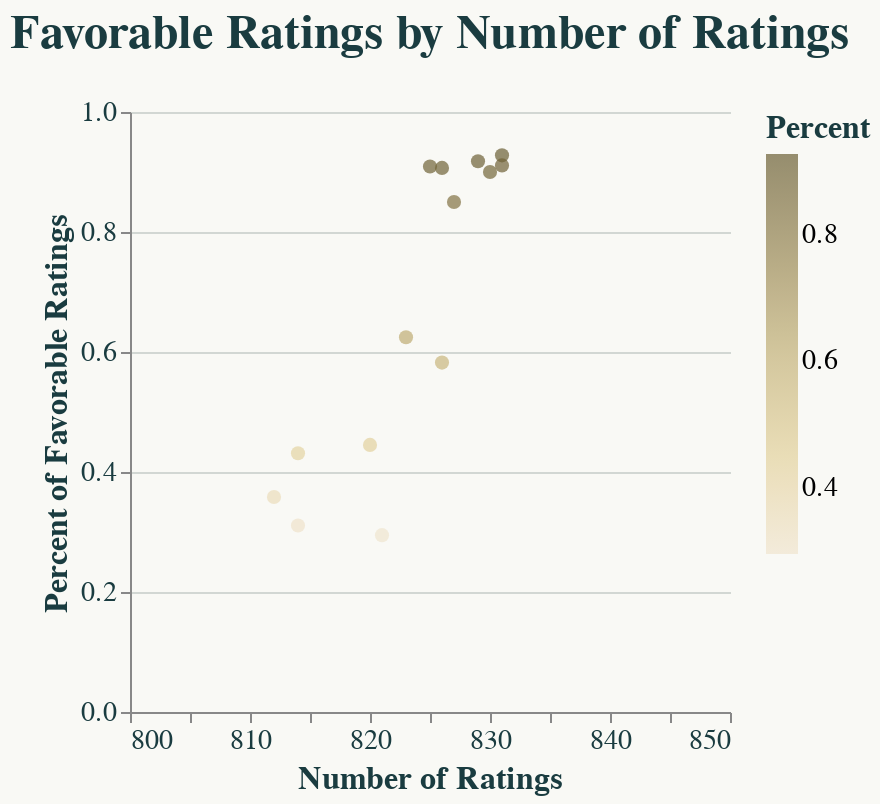

Source (notebook cell):
### Code cell
# insert scatter plot
alt.Chart(df_c1).mark_point(filled=True, size=50).encode(
    x=alt.X('total:Q', scale=alt.Scale(domain=[800, 850]), axis=alt.Axis(title='Number of Ratings')),
    y=alt.Y('c1:Q', axis=alt.Axis(title='Percent of Favorable Ratings', tickCount=6)),
    color=alt.Color('c1:Q', title='Percent'),
).properties(
    title='Favorable Ratings by Number of Ratings',
    width=300,
    height=300
)

### Figure 1 — Vega-Lite specification as saved in the notebook (floating-point values rounded to 4 significant figures)
{"config": {"title": {"font": "Roboto Slab", "fontSize": 24, "color": "#1A3C40", "offset": 20}, "subtitle": {"font": "Roboto Slab", "fontSize": 18, "color": "#1A3C40", "offset": 15}, "axis": {"labelFont": "Roboto Slab", "labelFontSize": 14, "labelColor": "#1A3C40", "titleFont": "Roboto Slab", "titleFontSize": 16, "titleColor": "#1A3C40"}, "axisX": {"grid": false}, "axisY": {"grid": true, "gridColor": "#D2D7D3", "gridWidth": 1}, "legend": {"labelFont": "Roboto Slab", "labelFontSize": 14, "titleFont": "Roboto Slab", "titleFontSize": 16, "titleColor": "#1A3C40"}, "mark": {"color": "#A2323E"}, "range": {"category": ["#586F6B", "#9DBF9E", "#D8DBB2", "#E9B872", "#CA7E8D", "#B5515D"], "ordinal": ["#FCE1CE", "#F8B6A3", "#F18578", "#DE5858", "#B02339"], "ramp": ["#F0E5CF", "#E2D19B", "#C3B177", "#988753", "#6B5F34"], "diverging": ["#404E5C", "#7A9E9F", "#C9DBC7", "#F8F8F8", "#FCDBBE", "#ED9B67", "#A0412C"]}, "background": "#F9F9F5", "view": {"stroke": "transparent"}}, "data": {"name": "data-21c9890c29e8824cd4743839fab76e2d"}, "mark": {"type": "point", "filled": true, "size": 50}, "encoding": {"color": {"field": "c1", "title": "Percent", "type": "quantitative"}, "x": {"axis": {"title": "Number of Ratings"}, "field": "total", "scale": {"domain": [800, 850]}, "type": "quantitative"}, "y": {"axis": {"tickCount": 6, "title": "Percent of Favorable Ratings"}, "field": "c1", "type": "quantitative"}}, "height": 300, "title": "Favorable Ratings by Number of Ratings", "width": 300, "$schema": "https://vega.github.io/schema/vega-lite/v5.16.3.json", "datasets": {"data-21c9890c29e8824cd4743839fab76e2d": [{"character": "Anakin Skywalker", "class": "Favorable", "count": 514, "total": 823, "percent": 62.45, "percent_favorable": 62.45, "c1": 0.6245}, {"character": "Boba Fett", "class": "Favorable", "count": 291, "total": 812, "percent": 35.84, "percent_favorable": 35.84, "c1": 0.3584}, {"character": "C-3P0", "class": "Favorable", "count": 703, "total": 827, "percent": 85.01, "percent_favorable": 85.01, "c1": 0.8501}, {"character": "Darth Vader", "class": "Favorable", "count": 481, "total": 826, "percent": 58.23, "percent_favorable": 58.23, "c1": 0.5823}, {"character": "Emperor Palpatine", "class": "Favorable", "count": 253, "total": 814, "percent": 31.08, "percent_favorable": 31.08, "c1": 0.3108}, {"character": "Han Solo", "class": "Favorable", "count": 761, "total": 829, "percent": 91.8, "percent_favorable": 91.8, "c1": 0.918}, {"character": "Jar Jar Binks", "class": "Favorable", "count": 242, "total": 821, "percent": 29.48, "percent_favorable": 29.48, "c1": 0.2948}, {"character": "Lando Calrissian", "class": "Favorable", "count": 365, "total": 820, "percent": 44.51, "percent_favorable": 44.51, "c1": 0.4451}, {"character": "Luke Skywalker", "class": "Favorable", "count": 771, "total": 831, "percent": 92.78, "percent_favorable": 92.78, "c1": 0.9278}, {"character": "Obi Wan Kenobi", "class": "Favorable", "count": 750, "total": 825, "percent": 90.91, "percent_favorable": 90.91, "c1": 0.9091}, {"character": "Padme Amidala", "class": "Favorable", "count": 351, "total": 814, "percent": 43.12, "percent_favorable": 43.12, "c1": 0.4312}, {"character": "Princess Leia Organa", "class": "Favorable", "count": 757, "total": 831, "percent": 91.1, "percent_favorable": 91.1, "c1": 0.911}, {"character": "R2 D2", "class": "Favorable", "count": 747, "total": 830, "percent": 90.0, "percent_favorable": 90.0, "c1": 0.9}, {"character": "Yoda", "class": "Favorable", "count": 749, "total": 826, "percent": 90.68, "percent_favorable": 90.68, "c1": 0.9068}]}}
